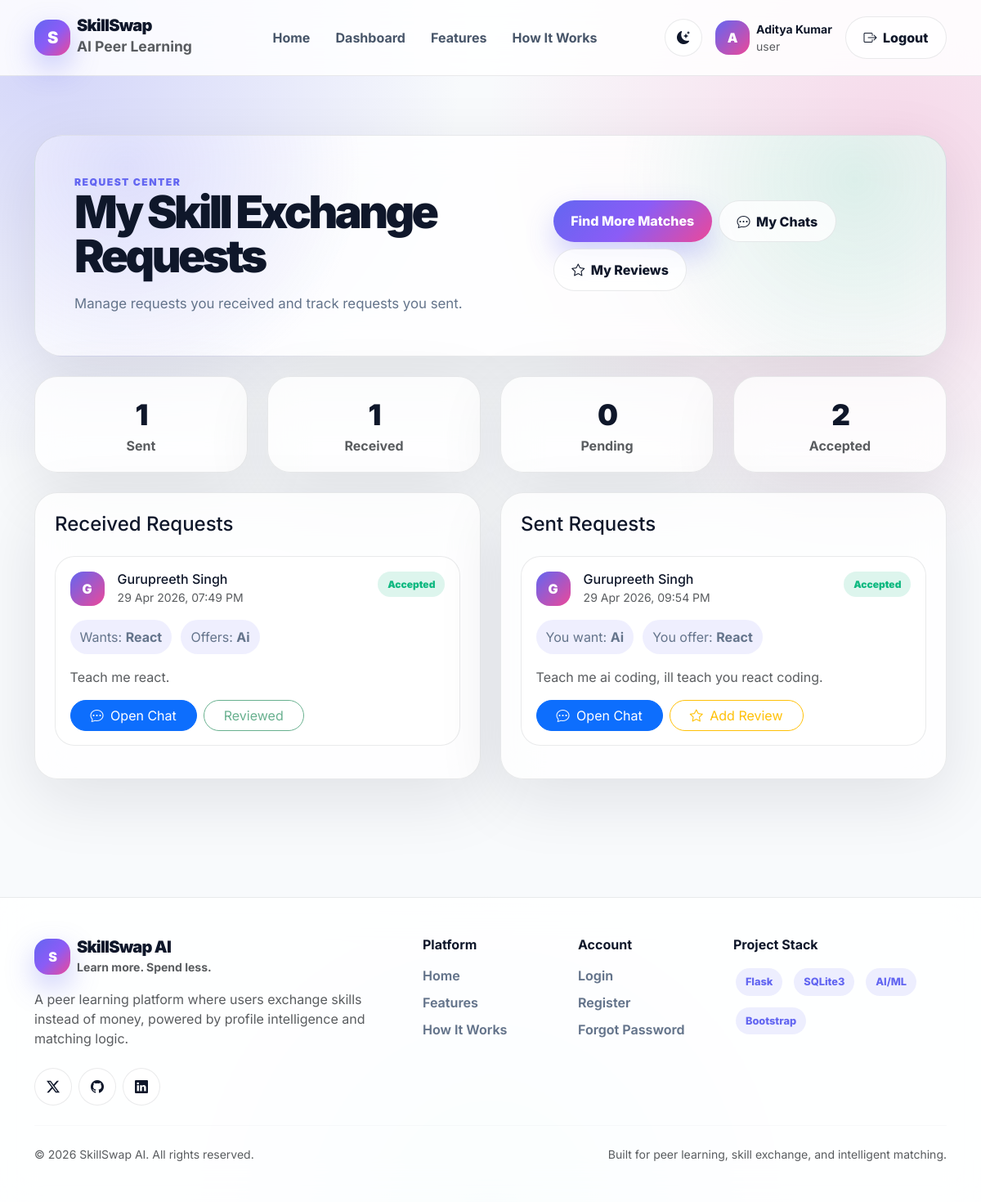
Page /my-requests (signed in) on the committed database.
### app.py (models this page shows)
class User(db.Model):
    id = db.Column(db.Integer, primary_key=True)
    full_name = db.Column(db.String(120), nullable=False)
    email = db.Column(db.String(150), unique=True, nullable=False)
    password = db.Column(db.String(255), nullable=False)
    role = db.Column(db.String(50), default="user")
    skills_offered = db.Column(db.String(255), default="")
    skills_wanted = db.Column(db.String(255), default="")
    reset_token = db.Column(db.String(255), nullable=True)
    created_at = db.Column(db.DateTime, default=datetime.utcnow)

class SkillExchangeRequest(db.Model):
    id = db.Column(db.Integer, primary_key=True)
    sender_id = db.Column(db.Integer, db.ForeignKey("user.id"), nullable=False)
    receiver_id = db.Column(db.Integer, db.ForeignKey("user.id"), nullable=False)
    requested_skill = db.Column(db.String(150), nullable=False)
    offered_skill = db.Column(db.String(150), nullable=False)
    message = db.Column(db.Text, nullable=True)
    status = db.Column(db.String(50), default="pending")
    created_at = db.Column(db.DateTime, default=datetime.utcnow)
    responded_at = db.Column(db.DateTime, nullable=True)
    sender = db.relationship("User", foreign_keys=[sender_id], backref="sent_requests")
    receiver = db.relationship("User", foreign_keys=[receiver_id], backref="received_requests")

### app.py (the view)
@app.route("/my-requests")
def my_requests():
    if not login_required():
        flash("Please login first.", "danger")
        return redirect(url_for("login"))
    user = get_logged_user()
    received_requests = SkillExchangeRequest.query.filter_by(
        receiver_id=user.id
    ).order_by(SkillExchangeRequest.created_at.desc()).all()
    sent_requests = SkillExchangeRequest.query.filter_by(
        sender_id=user.id
    ).order_by(SkillExchangeRequest.created_at.desc()).all()
    request_stats = get_request_stats_for_user(user.id)
    return render_template(
        "my_requests.html",
        user=user,
        received_requests=received_requests,
        sent_requests=sent_requests,
        request_stats=request_stats,
        has_user_reviewed_request=has_user_reviewed_request
    )

### app.py (called while the page is built)
def login_required():
    return "user_id" in session

def get_logged_user():
    if "user_id" in session:
        return User.query.get(session["user_id"])
    return None

def has_user_reviewed_request(request_id, reviewer_id):
    existing_review = SkillReview.query.filter_by(
        request_id=request_id,
        reviewer_id=reviewer_id
    ).first()
    return existing_review is not None

### templates/my_requests.html (shortened to what this page needs)
{% extends "base.html" %}
{% block content %}
<section class="request-page-section">
  <div class="container">
    <div class="request-hero-card mb-4">
      <div class="d-flex flex-column flex-lg-row justify-content-between gap-3 align-items-lg-center">
        <div>
          <div class="section-eyebrow">Request Center</div>
          <h1 class="request-title">My Skill Exchange Requests</h1>
          <p class="section-subtitle mb-0">Manage requests you received and track requests you sent.</p>
        </div>
        <div class="d-flex gap-2 flex-wrap">
          <a href="{{ url_for('matches') }}" class="premium-btn premium-btn-primary">Find More Matches</a>
          <a href="{{ url_for('my_chats') }}" class="premium-btn premium-btn-soft">
            <i class="bi bi-chat-dots me-1"></i> My Chats
          </a>
          <a href="{{ url_for('my_reviews') }}" class="premium-btn premium-btn-soft">
            <i class="bi bi-star me-1"></i> My Reviews
          </a>
        </div>
      </div>
    </div>
    <div class="row g-4 mb-4">
      <div class="col-md-3"><div class="request-stat-card"><div class="stat-number">{{ request_stats.sent_total }}</div><div class="text-muted fw-bold">Sent</div></div></div>
      <div class="col-md-3"><div class="request-stat-card"><div class="stat-number">{{ request_stats.received_total }}</div><div class="text-muted fw-bold">Received</div></div></div>
      <div class="col-md-3"><div class="request-stat-card"><div class="stat-number">{{ request_stats.pending_received }}</div><div class="text-muted fw-bold">Pending</div></div></div>
      <div class="col-md-3"><div class="request-stat-card"><div class="stat-number">{{ request_stats.accepted_total }}</div><div class="text-muted fw-bold">Accepted</div></div></div>
    </div>
    <div class="row g-4">
      <div class="col-lg-6">
        <div class="request-panel h-100">
          <h4 class="fw-black mb-4">Received Requests</h4>
          {% if received_requests %}
            {% for req in received_requests %}
              <div class="request-card">
                <div class="d-flex justify-content-between gap-3 align-items-start">
                  <div class="d-flex align-items-center gap-3">
                    <span class="avatar">{{ req.sender.full_name[0] }}</span>
                    <div>
                      <h6 class="fw-black mb-0">{{ req.sender.full_name }}</h6>
                      <small class="text-muted">{{ req.created_at.strftime('%d %b %Y, %I:%M %p') }}</small>
                    </div>
                  </div>
                  <span class="request-status status-{{ req.status }}">{{ req.status }}</span>
                </div>
                <div class="request-skill-line mt-3">
                  <span>Wants: <strong>{{ req.requested_skill }}</strong></span>
                  <span>Offers: <strong>{{ req.offered_skill }}</strong></span>
                </div>
                {% if req.message %}<p class="text-muted mt-3 mb-0">{{ req.message }}</p>{% endif %}
                {% if req.status == "pending" %}
                  <div class="d-flex gap-2 mt-3">
                    <form method="POST" action="{{ url_for('accept_request', request_id=req.id) }}">
                      <button class="btn btn-success rounded-pill px-4" type="submit">Accept</button>
                    </form>
                    <form method="POST" action="{{ url_for('reject_request', request_id=req.id) }}">
                      <button class="btn btn-outline-danger rounded-pill px-4" type="submit">Reject</button>
                    </form>
                  </div>
                {% elif req.status == "accepted" %}
                  <div class="d-flex gap-2 flex-wrap mt-3">
                    <a href="{{ url_for('chat_room', request_id=req.id) }}" class="btn btn-primary rounded-pill px-4">
                      <i class="bi bi-chat-dots me-1"></i> Open Chat
                    </a>
                    {% if not has_user_reviewed_request(req.id, user.id) %}
                      <a href="{{ url_for('add_review', request_id=req.id) }}" class="btn btn-outline-warning rounded-pill px-4">
                        <i class="bi bi-star me-1"></i> Add Review
                      </a>
                    {% else %}
                      <span class="btn btn-outline-success rounded-pill px-4 disabled">Reviewed</span>
                    {% endif %}
                  </div>
                {% endif %}
              </div>
            {% endfor %}
          {% else %}
            <div class="request-empty-state"><h5 class="fw-black mt-3">No received requests</h5><p class="text-muted mb-0">Requests from other learners will appear here.</p></div>
          {% endif %}
        </div>
      </div>
      <div class="col-lg-6">
        <div class="request-panel h-100">
          <h4 class="fw-black mb-4">Sent Requests</h4>
          {% if sent_requests %}
            {% for req in sent_requests %}
              <div class="request-card">
                <div class="d-flex justify-content-between gap-3 align-items-start">
                  <div class="d-flex align-items-center gap-3">
                    <span class="avatar">{{ req.receiver.full_name[0] }}</span>
                    <div>
                      <h6 class="fw-black mb-0">{{ req.receiver.full_name }}</h6>
                      <small class="text-muted">{{ req.created_at.strftime('%d %b %Y, %I:%M %p') }}</small>
                    </div>
                  </div>
                  <span class="request-status status-{{ req.status }}">{{ req.status }}</span>
                </div>
                <div class="request-skill-line mt-3">
                  <span>You want: <strong>{{ req.requested_skill }}</strong></span>
                  <span>You offer: <strong>{{ req.offered_skill }}</strong></span>
                </div>
                {% if req.message %}<p class="text-muted mt-3 mb-0">{{ req.message }}</p>{% endif %}
                {% if req.status == "pending" %}
                  <form method="POST" action="{{ url_for('cancel_request', request_id=req.id) }}" class="mt-3">
                    <button class="btn btn-outline-danger rounded-pill px-4" type="submit">Cancel</button>
                  </form>
                {% elif req.status == "accepted" %}
                  <div class="d-flex gap-2 flex-wrap mt-3">
                    <a href="{{ url_for('chat_room', request_id=req.id) }}" class="btn btn-primary rounded-pill px-4">
                      <i class="bi bi-chat-dots me-1"></i> Open Chat
                    </a>
                    {% if not has_user_reviewed_request(req.id, user.id) %}
                      <a href="{{ url_for('add_review', request_id=req.id) }}" class="btn btn-outline-warning rounded-pill px-4">
                        <i class="bi bi-star me-1"></i> Add Review
                      </a>
                    {% else %}
                      <span class="btn btn-outline-success rounded-pill px-4 disabled">Reviewed</span>
                    {% endif %}
                  </div>
                {% endif %}
              </div>
            {% endfor %}
          {% else %}
            <div class="request-empty-state"><h5 class="fw-black mt-3">No sent requests</h5><p class="text-muted mb-0">Start from AI matches and send a request.</p></div>
          {% endif %}
        </div>
      </div>
    </div>
  </div>
</section>
{% endblock %}

### templates/base.html (shortened to what this page needs)
<!DOCTYPE html>
<html lang="en" data-theme="light">
<head>
  <link href="https://cdn.jsdelivr.net/npm/bootstrap@5.3.3/dist/css/bootstrap.min.css" rel="stylesheet">
  <link href="https://cdn.jsdelivr.net/npm/bootstrap-icons@1.11.3/font/bootstrap-icons.css" rel="stylesheet">
  <link rel="stylesheet" href="{{ url_for('static', filename='css/style.css') }}">
</head>
<body>
<div class="app-shell">
  <nav class="navbar navbar-expand-lg modern-navbar sticky-top py-3">
    <div class="container">
      <a href="{{ url_for('home') }}" class="navbar-brand d-flex align-items-center gap-2">
        <span class="brand-logo">S</span>
        <span>
          <span class="brand-title d-block lh-1">SkillSwap</span>
          <small class="text-muted fw-bold">AI Peer Learning</small>
        </span>
      </a>
      <div class="collapse navbar-collapse" id="mainNav">
        <ul class="navbar-nav mx-auto gap-lg-1">
          <li class="nav-item"><a class="nav-link" href="{{ url_for('home') }}">Home</a></li>
          {% if session.get("user_id") %}
            {% if session.get("role") == "superadmin" %}
              <li class="nav-item"><a class="nav-link" href="{{ url_for('superadmin_dashboard') }}">Superadmin</a></li>
            {% else %}
              <li class="nav-item"><a class="nav-link" href="{{ url_for('user_dashboard') }}">Dashboard</a></li>
            {% endif %}
          {% endif %}
          <li class="nav-item"><a class="nav-link" href="{{ url_for('home') }}#features">Features</a></li>
          <li class="nav-item"><a class="nav-link" href="{{ url_for('home') }}#how-it-works">How It Works</a></li>
        </ul>
        <div class="d-flex align-items-center gap-2 flex-wrap">
          <button class="theme-toggle" type="button" onclick="toggleSkillSwapTheme()" title="Toggle theme">
            <i data-theme-icon class="bi bi-moon-stars-fill"></i>
          </button>
          {% if session.get("user_id") %}
            <div class="d-none d-lg-flex align-items-center gap-2 px-2">
              <span class="avatar">{{ session.get("full_name", "U")[0] }}</span>
              <div>
                <div class="fw-bold small">{{ session.get("full_name", "User") }}</div>
                <div class="text-muted small">{{ session.get("role", "user") }}</div>
              </div>
            </div>
            <a href="{{ url_for('logout') }}" class="premium-btn premium-btn-soft">
              <i class="bi bi-box-arrow-right me-1"></i> Logout
            </a>
          {% else %}
            <a href="{{ url_for('login') }}" class="premium-btn premium-btn-soft">Login</a>
            <a href="{{ url_for('register') }}" class="premium-btn premium-btn-primary">Join Free</a>
          {% endif %}
        </div>
      </div>
    </div>
  </nav>
  <main class="main-content">
    {% block content %}{% endblock %}
  </main>
  <footer class="footer py-5">
    <div class="container">
      <div class="row g-4">
        <div class="col-lg-5">
          <div class="d-flex align-items-center gap-2 mb-3">
            <span class="brand-logo">S</span>
            <div>
              <h5 class="fw-black mb-0 brand-title">SkillSwap AI</h5>
              <small class="text-muted fw-bold">Learn more. Spend less.</small>
            </div>
          </div>
          <p class="text-muted mb-4" style="max-width: 430px;">
            A peer learning platform where users exchange skills instead of money, powered by profile intelligence and matching logic.
          </p>
          <div class="d-flex gap-2">
            <span class="theme-toggle"><i class="bi bi-twitter-x"></i></span>
            <span class="theme-toggle"><i class="bi bi-github"></i></span>
            <span class="theme-toggle"><i class="bi bi-linkedin"></i></span>
          </div>
        </div>
        <div class="col-6 col-lg-2">
          <h6 class="fw-bold mb-3">Platform</h6>
          <a class="footer-link" href="{{ url_for('home') }}">Home</a>
          <a class="footer-link" href="{{ url_for('home') }}#features">Features</a>
          <a class="footer-link" href="{{ url_for('home') }}#how-it-works">How It Works</a>
        </div>
        <div class="col-6 col-lg-2">
          <h6 class="fw-bold mb-3">Account</h6>
          <a class="footer-link" href="{{ url_for('login') }}">Login</a>
          <a class="footer-link" href="{{ url_for('register') }}">Register</a>
          <a class="footer-link" href="{{ url_for('forgot_password') }}">Forgot Password</a>
        </div>
        <div class="col-lg-3">
          <h6 class="fw-bold mb-3">Project Stack</h6>
          <div class="d-flex flex-wrap gap-2">
            <span class="skill-pill">Flask</span>
            <span class="skill-pill">SQLite3</span>
            <span class="skill-pill">AI/ML</span>
            <span class="skill-pill">Bootstrap</span>
          </div>
        </div>
      </div>
      <hr class="my-4" style="border-color: var(--border-soft);">
      <div class="d-flex flex-column flex-md-row justify-content-between gap-2 text-muted small">
        <span>© 2026 SkillSwap AI. All rights reserved.</span>
        <span>Built for peer learning, skill exchange, and intelligent matching.</span>
      </div>
    </div>
  </footer>
</div>
</body>
</html>

### rows in the picture
User: get "Aditya Kumar"
SkillExchangeRequest: sender "G", sender.full_name "Gurupreeth Singh", created_at "29 Apr 2026, 07:49 PM", status "Accepted", requested_skill "React", offered_skill "Ai", message "Teach me react.", shows "Reviewed"
SkillExchangeRequest: receiver "G", receiver.full_name "Gurupreeth Singh", created_at "29 Apr 2026, 09:54 PM", status "Accepted", requested_skill "Ai", offered_skill "React", message "Teach me ai coding, ill teach you react coding."

### other values in the picture
{{ session.get("full_name", "U")[0] }} "A"
{{ session.get("role", "user") }} "user"
{{ request_stats.sent_total }} "1"
{{ request_stats.received_total }} "1"
{{ request_stats.pending_received }} "0"
{{ request_stats.accepted_total }} "2"
